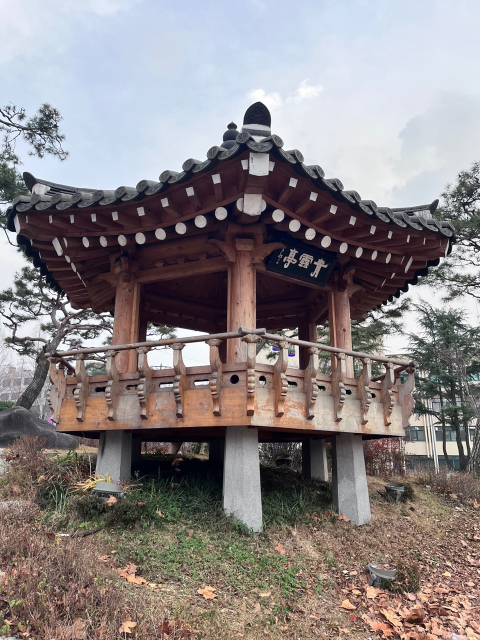
#> input picture github project/imagesit/1.jpg, 960 x 1280 px (shown at 1/2 size)
$ python project.py
#> lines starting #> are read from the running program, lines starting #| are printed output that depends on the picture
import matplotlib.pyplot as plt
from mpl_toolkits.mplot3d import Axes3D
import numpy as np
import cv2

from camera import Camera


############ essential matrix#########################################################
def compute_essential_normalized(p1, p2):
    return compute_normalized_image_to_image_matrix(p1, p2, compute_essential=True)

# [82 lines left out: functions correspondence_matrix, compute_image_to_image_matrix, scale_and_translate_points, compute_normalized_image_to_image_matrix, not called in this run]
#########################################################################


#특징점 추출 후 correspoing
def find_correspondence_points(img1, img2):
    #harris=특징점 추출
    sift = cv2.xfeatures2d.SIFT_create()

    # 특징점 추출
    kp1, des1 = sift.detectAndCompute(
        cv2.cvtColor(img1, cv2.COLOR_BGR2GRAY), None)
    kp2, des2 = sift.detectAndCompute(
        cv2.cvtColor(img2, cv2.COLOR_BGR2GRAY), None)


    #특징점 매칭 - BFMatcher


    brute_force_match = cv2.BFMatcher()
    matches = brute_force_match.knnMatch(des1, des2, k=2)

    good = []
    for m, n in matches:
        if m.distance < 0.8 * n.distance:
            good.append(m)

    src_pts = np.asarray([kp1[m.queryIdx].pt for m in good])
    dst_pts = np.asarray([kp2[m.trainIdx].pt for m in good])

    # Constrain matches to fit homography
    retval, mask = cv2.findHomography(src_pts, dst_pts, cv2.RANSAC, 100.0)
    mask = mask.ravel()

    # We select only inlier points
    pts1 = src_pts[mask == 1]
    pts2 = dst_pts[mask == 1]

    return pts1.T, pts2.T

#직교좌표에다가 1차원추가
# [78 lines left out: functions cart2hom, compute_P_from_essential, reconstruct_one_point, skew, linear_triangulation, not called in this run]


def dino():
    #1. image 불러오기
    img1 = cv2.imread('imagesit/1.jpg')
#> img1 is the input picture: shape (1280, 960, 3); mean B, G, R 131.6, 130.7, 137.7
    img2 = cv2.imread('imagesit/2.jpg')
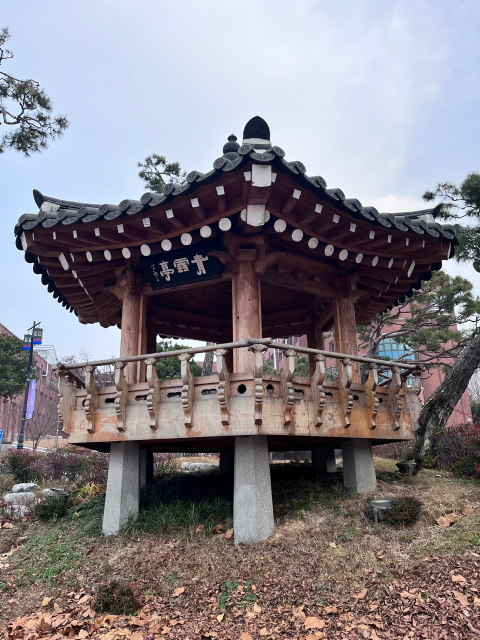
#> input picture github project/imagesit/2.jpg, 960 x 1280 px (shown at 1/2 size)
#> img2 is the input picture: shape (1280, 960, 3); mean B, G, R 132.2, 126.5, 131.5
    img3 = cv2.imread('imagesit/3.jpg')
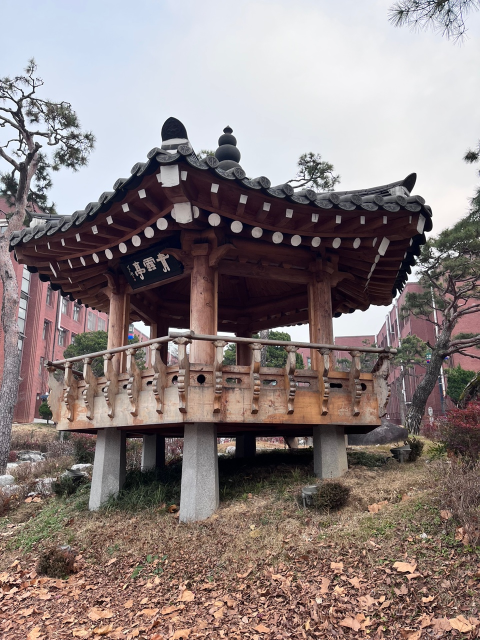
#> input picture github project/imagesit/3.jpg, 960 x 1280 px (shown at 1/2 size)
#> img3 is the input picture: shape (1280, 960, 3); mean B, G, R 127, 128, 140.4
    img4 = cv2.imread('imagesit/4.jpg')
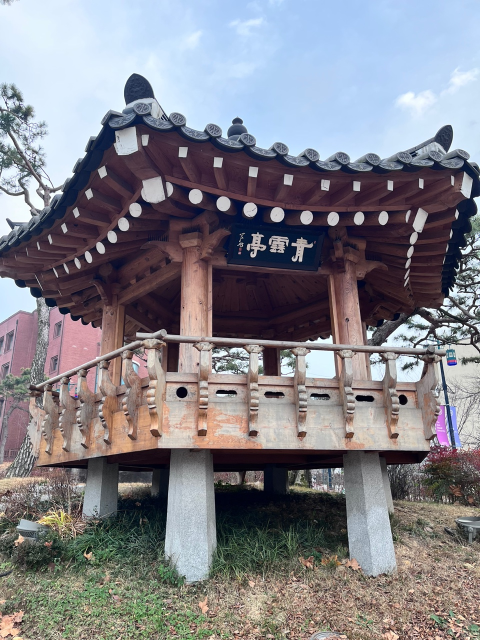
#> input picture github project/imagesit/4.jpg, 960 x 1280 px (shown at 1/2 size)
#> img4 is the input picture: shape (1280, 960, 3); mean B, G, R 135.7, 128.4, 129.6
    img5 = cv2.imread('imagesit/5.jpg')
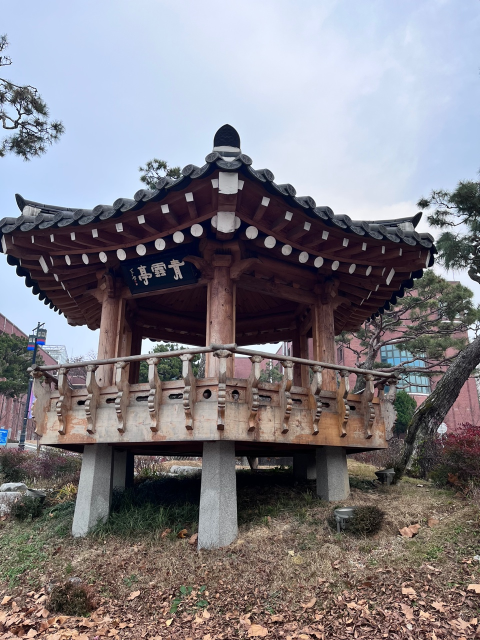
#> input picture github project/imagesit/5.jpg, 960 x 1280 px (shown at 1/2 size)
#> img5 is the input picture: shape (1280, 960, 3); mean B, G, R 131.7, 125.1, 128.5
    img6 = cv2.imread('imagesit/6.jpg')
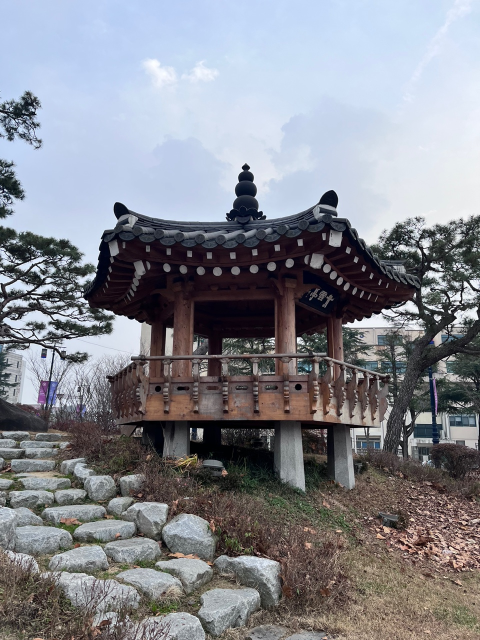
#> input picture github project/imagesit/6.jpg, 960 x 1280 px (shown at 1/2 size)
#> img6 is the input picture: shape (1280, 960, 3); mean B, G, R 141.8, 134.4, 132.6
    img7 = cv2.imread('imagesit/7.jpg')
    img8 = cv2.imread('imagesit/8.jpg')
    img9 = cv2.imread('imagesit/9.jpg')
    img10 = cv2.imread('imagesit/10.jpg')

    #feature matches 찾기
    pts1, pts2 = find_correspondence_points(img1, img2) #앞쪽
#> in find_correspondence_points, `kp1, des1 = sift.detectAndCompute( cv2.cvtColor(img1, cv2.COLOR_BGR2GR..`: kp1 = 9993 keypoints; strongest (x, y, size): (948, 488, 1.9), (85, 559, 1.8), (131, 589, 2.6), (594, 656, 2.4)
#> in find_correspondence_points, `kp2, des2 = sift.detectAndCompute( cv2.cvtColor(img2, cv2.COLOR_BGR2GR..`: kp2 = 9748 keypoints; strongest (x, y, size): (11, 1111, 2.4), (84, 228, 2), (317, 678, 8.3), (514, 255, 28.9)
#> in find_correspondence_points, `matches = brute_force_match.knnMatch(des1, des2, k=2)`: matches = 9993 matches
#> after the loop in find_correspondence_points, `for m, n in matches:`: good = 371 matches
#> in find_correspondence_points, `src_pts = np.asarray([kp1[m.queryIdx].pt for m in good])`: src_pts = 371 pairs, first value 33.36 to 956.1, second value 249.4 to 1244.2
#> in find_correspondence_points, `dst_pts = np.asarray([kp2[m.trainIdx].pt for m in good])`: dst_pts = 371 pairs, first value 7.64 to 933.6, second value 116.4 to 1238.6
#> in find_correspondence_points, `retval, mask = cv2.findHomography(src_pts, dst_pts, cv2.RANSAC, 100.0)`: retval = [[1, 0.0196, 14.44], [-0.0105, 1.02, 23.58], [2.47e-05, 2.01e-05, 1]]; mask = 371 values, max 1 at index 1, min 0 at index 0, mean 0.617
#> in find_correspondence_points, `pts1 = src_pts[mask == 1]`: pts1 = 229 pairs, first value 35.97 to 901.1, second value 249.4 to 1244.2
#> in find_correspondence_points, `pts2 = dst_pts[mask == 1]`: pts2 = 229 pairs, first value 48.28 to 904.8, second value 276 to 1199.5
    pts3, pts4 = find_correspondence_points(img2, img3)
#> in find_correspondence_points (call 2), `kp1, des1 = sift.detectAndCompute( cv2.cvtColor(img1, cv2.COLOR_BGR2GR..`: kp1 has the same summary as kp2
#> in find_correspondence_points (call 2), `kp2, des2 = sift.detectAndCompute( cv2.cvtColor(img2, cv2.COLOR_BGR2GR..`: kp2 = 11147 keypoints; strongest (x, y, size): (558, 693, 2), (830, 514, 4.3), (794, 579, 1.8), (820, 363, 17.8)
#> in find_correspondence_points (call 2), `matches = brute_force_match.knnMatch(des1, des2, k=2)`: matches = 9748 matches
#> after the loop in find_correspondence_points (call 2), `for m, n in matches:`: good = 408 matches
    pts5, pts6 = find_correspondence_points(img3, img4)
#> in find_correspondence_points (call 3), `kp1, des1 = sift.detectAndCompute( cv2.cvtColor(img1, cv2.COLOR_BGR2GR..`: kp1 has the same summary as kp2
#> in find_correspondence_points (call 3), `kp2, des2 = sift.detectAndCompute( cv2.cvtColor(img2, cv2.COLOR_BGR2GR..`: kp2 = 8381 keypoints; strongest (x, y, size): (887, 629, 2), (920, 495, 2.4), (882, 636, 2.2), (500, 420, 17.8)
#> in find_correspondence_points (call 3), `matches = brute_force_match.knnMatch(des1, des2, k=2)`: matches = 11147 matches
#> after the loop in find_correspondence_points (call 3), `for m, n in matches:`: good = 236 matches

    pts13, pts14 = find_correspondence_points(img7, img8) #뒷쪽
    pts15, pts16 = find_correspondence_points(img8, img9)
    pts17, pts18 = find_correspondence_points(img9, img10)

    #직교좌표계에서 homogenouse로 변경
    points1 = cart2hom(pts1)
    points2 = cart2hom(pts2)
    points3 = cart2hom(pts3)
    points4 = cart2hom(pts4)
    points5 = cart2hom(pts5)
    points6 = cart2hom(pts6)


    points13 = cart2hom(pts13)
    points14 = cart2hom(pts14)
    points15 = cart2hom(pts15)
    points16 = cart2hom(pts16)
    points17 = cart2hom(pts17)
    points18 = cart2hom(pts18)


    #사진 띄우기
    fig, ax = plt.subplots(5, 2)
    ax[0][0].autoscale_view('tight')
    ax[0][0].imshow(cv2.cvtColor(img1, cv2.COLOR_BGR2RGB))
    ax[0][0].plot(points1[0], points1[1], 'r.')

    ax[0][1].autoscale_view('tight')
    ax[0][1].imshow(cv2.cvtColor(img2, cv2.COLOR_BGR2RGB))
    ax[0][1].plot(points2[0], points2[1], 'r.')

    ax[1][0].autoscale_view('tight')
    ax[1][0].imshow(cv2.cvtColor(img3, cv2.COLOR_BGR2RGB))
    ax[1][0].plot(points2[0], points2[1], 'r.')

    ax[1][1].autoscale_view('tight')
    ax[1][1].imshow(cv2.cvtColor(img4, cv2.COLOR_BGR2RGB))
    ax[1][1].plot(points2[0], points2[1], 'r.')

    ax[2][0].autoscale_view('tight')
    ax[2][0].imshow(cv2.cvtColor(img5, cv2.COLOR_BGR2RGB))
    ax[2][0].plot(points2[0], points2[1], 'r.')

    ax[2][1].autoscale_view('tight')
    ax[2][1].imshow(cv2.cvtColor(img6, cv2.COLOR_BGR2RGB))
    ax[2][1].plot(points2[0], points2[1], 'r.')

    ax[3][0].autoscale_view('tight')
    ax[3][0].imshow(cv2.cvtColor(img7, cv2.COLOR_BGR2RGB))
    ax[3][0].plot(points2[0], points2[1], 'r.')

    ax[3][1].autoscale_view('tight')
    ax[3][1].imshow(cv2.cvtColor(img8, cv2.COLOR_BGR2RGB))
    ax[3][1].plot(points2[0], points2[1], 'r.')

    ax[4][0].autoscale_view('tight')
    ax[4][0].imshow(cv2.cvtColor(img9, cv2.COLOR_BGR2RGB))
    ax[4][0].plot(points2[0], points2[1], 'r.')

    ax[4][1].autoscale_view('tight')
    ax[4][1].imshow(cv2.cvtColor(img10, cv2.COLOR_BGR2RGB))
    ax[4][1].plot(points2[0], points2[1], 'r.')

    fig.show()

    #내부 파라미터
    height, width, ch = img1.shape
    intrinsic = np.array([
        [2360, 0, width / 2],
        [0, 2360, height / 2],
        [0, 0, 1]])

    return points1, points2,points3,points4,points5,points6,points13,points14,points15,points16,points17,points18, intrinsic

#> (the run stopped early here; a loop or call above may not have finished)
